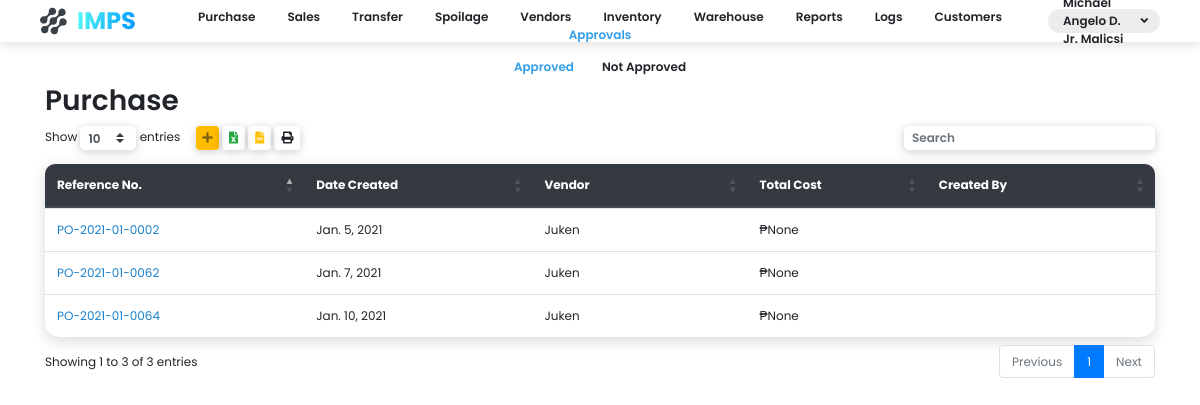
/purchase/approved/ (signed in), run on the app's committed database.
### app/models.py (models this page shows, shortened)
class User(models.Model):
    first_name = models.CharField(max_length=255)
    last_name = models.CharField(max_length=255)
    position = models.CharField(max_length=255)
    login = models.ForeignKey(Login, on_delete=models.CASCADE)

class Purchase_Order(models.Model):
    ref_id = models.CharField(max_length=255)
    date = models.DateField()
    vendor = models.ForeignKey(Vendor, on_delete=models.PROTECT)
    approved = models.BooleanField()
    total_amount_due = models.DecimalField(max_digits=24, decimal_places=5, null=True, blank=True)
    created_by = models.ForeignKey(User, on_delete=models.PROTECT, null=True, blank=True)

class Vendor(models.Model):
    name = models.CharField(max_length=255)
    owner_first_name = models.CharField(max_length=255, null=True, blank=True)
    owner_last_name = models.CharField(max_length=255, null=True, blank=True)
    address = models.CharField(max_length=255, null=True, blank=True)
    landline = models.CharField(max_length=255, null=True, blank=True)
    email = models.CharField(max_length=255, null=True, blank=True)
    mobile = models.CharField(max_length=255, null=True, blank=True)
    bank = models.CharField(max_length=255, null=True, blank=True)
    bank_number = models.CharField(max_length=255, null=True, blank=True)

### app/views/approval.py (the view)
# urls.py: path('purchase/approved/', views.purchase_approved),
def purchase_approved(request):
    if request.session.is_empty():
        return redirect('/login/')
    context = {
        'purchases': Purchase_Order.objects.filter(approved=True),
        'me': User.objects.select_related().get(login__username=request.session.get('username')),
    }
    return render(request, 'purchase_approved.html', context)

### templates/purchase_approved.html (shortened to what this page needs)
{% load static %}
<!DOCTYPE html>
<html lang="en">
<head>
    <link rel="stylesheet" href="https://cdn.jsdelivr.net/npm/bootstrap@4.5.3/dist/css/bootstrap.min.css">
    <link rel="stylesheet" href="https://cdn.datatables.net/buttons/1.6.5/css/buttons.dataTables.min.css">
    <link rel="stylesheet" href="https://cdn.datatables.net/1.10.22/css/dataTables.bootstrap4.min.css">
    <link rel="stylesheet" href="/static/css/style.css">
    <link rel="stylesheet" href="/static/css/fontawesome.all.css">
</head>
<body class="font-size-12">
  <div class="c-nav d-flex font-w-600 mb-3">
    <div class="c-nav-item justify-content-start">
      <img src="/static/media/Group 117.svg" class="logo">
    </div>
    <div class="c-nav-item justify-content-end btn-group">
      <div class="nav-name" data-toggle="dropdown">
        <span>{{me.first_name}} {{me.last_name}}</span> <i class="fas fa-angle-down ml-1"></i>
      </div>
    </div>
  </div>
  <div class="d-flex font-w-600 mb-2 justify-content-center">
    <div class="justify-content-center c-nav-links">
      <div onclick="location.href='/purchase/approved'" class="active">Approved</div>
      <div onclick="location.href='/purchase/notapproved'">Not Approved</div>
    </div>
  </div>
  <div class="container mb-3" id="app">
    <h3 class="font-w-600">Purchase</h3>
    <table id="table" class="table box-shadow-medium b-tl-radius-10 b-tr-radius-10">
      <thead class="thead-dark">
        <tr class="">
          <th class="b-tl-radius-10" style="border-top: 0px;">Reference No.</th>
          <th style="border-top: 0px;">Date Created</th>
          <th style="border-top: 0px;">Vendor</th>
          <th style="border-top: 0px">Total Cost</th>
          <th class="b-tr-radius-10" style="border-top: 0px;">Created By</th>
        </tr>
      </thead>
      <tbody>
        {% for purchase in purchases %}
        <tr>
          <td data-toggle="modal" data-target="#productModal" class="receipt-link" @click="purchasemodaldata({{purchase.pk}})">{{purchase.ref_id}}</td>
          <td>{{purchase.date}}</td>
          <td>{{purchase.vendor.name}}</td>
          <td>₱{{purchase.total_amount_due}}</td>
          <td></td>
        </tr>
        {% endfor %}
      </tbody>
    </table>
    </div>
</body>
{% load sweetify %}
</html>

### static/css/style.css (style rules this page uses)
body { font-family: 'Poppins', sans-serif; min-width: 720px; }
.font-size-12 { font-size: 12px; }
.table { background: #fff; border-radius: 15px; }
.box-shadow-medium { box-shadow: 0px 4px 15px rgba(0,0,0,0.15); }
.font-w-600 { font-weight: 600; }
.b-tl-radius-10 { border-top-left-radius: 10px; }
.b-tr-radius-10 { border-top-right-radius: 10px; }
.c-nav { height: 42px; background: white; box-shadow: 0px 4px 10px rgba(0,0,0,0.10); width: 100%; padding-left:5vh; padding-right: 5vh; }
.c-nav-item { display: inline-flex; align-items: center; width: 10%; }
.c-nav-links, .navbar-nav, .navbar { display: inline-flex; align-items: center; width: 80%; }
.c-nav-links div { transition: .1s; padding-left: 14px; padding-right: 14px; cursor: pointer; height: 100%; display: flex; align-items: center; }
.active { color: #339DE9; }
.logo { cursor: pointer; }
.nav-name { display: flex; height: 24px; background: #ECECEC; padding: 0px 12px 0px 15px; align-items: center; border-radius: 12px; cursor: pointer; }
.receipt-link { cursor: pointer; color: #1981cc; }
#table { display: none; }

### data on the page
User: last_name "Malicsi"
Purchase_Order: ref_id "PO-2021-01-0002", date "Jan. 5, 2021", vendor.name "Juken", total_amount_due "None"
Purchase_Order: ref_id "PO-2021-01-0062", date "Jan. 7, 2021", vendor.name "Juken", total_amount_due "None"
Purchase_Order: ref_id "PO-2021-01-0064", date "Jan. 10, 2021", vendor.name "Juken", total_amount_due "None"
